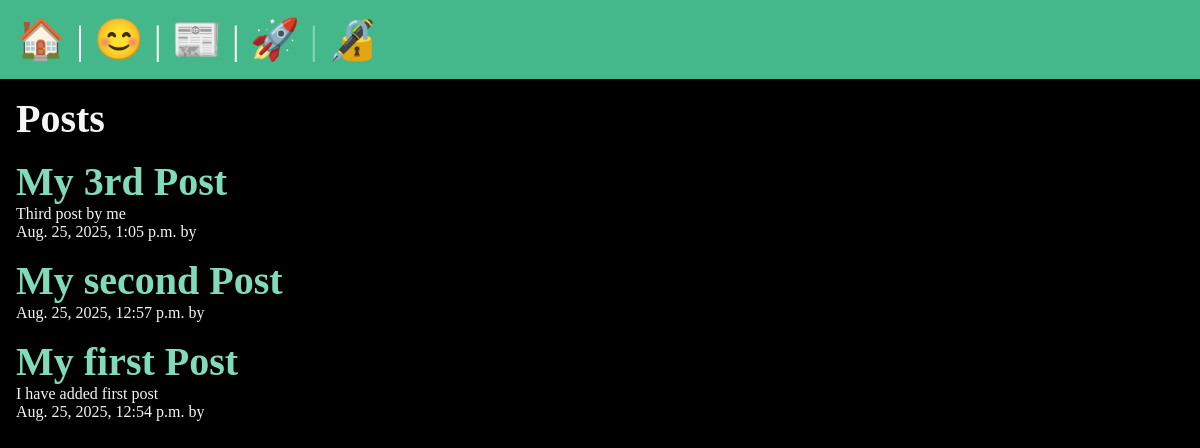
/posts/, run on an earlier commit of the app's database.
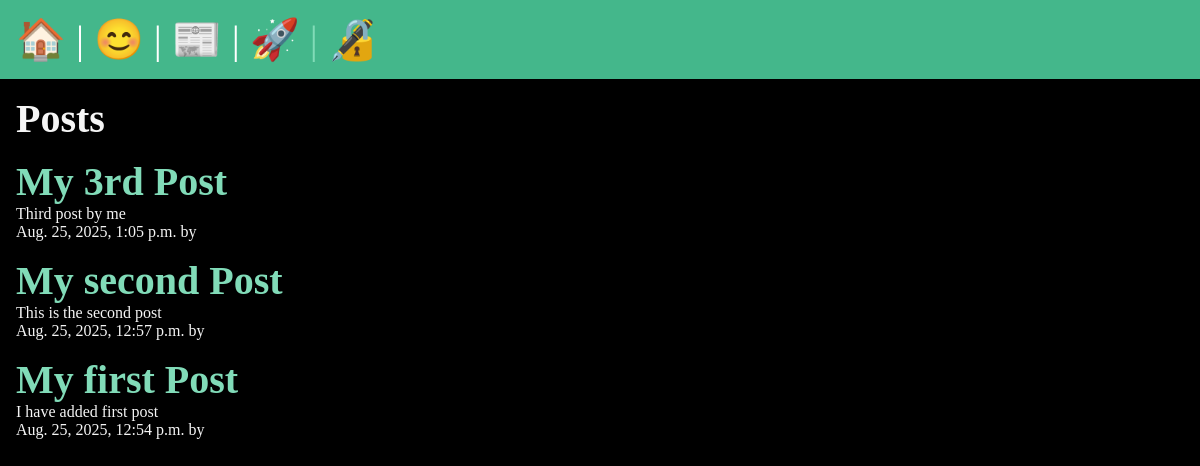
And on a later commit of the database.
### posts/models.py (models this page shows, shortened)
class Post(models.Model):
    title = models.CharField(max_length=20)
    body = models.TextField()
    slug = models.SlugField()
    date = models.DateTimeField(auto_now_add=True) #automatically add date,time when a user posts.
    banner = models.ImageField(default='fallback.png', blank=True)
    author = models.ForeignKey(User, on_delete=models.CASCADE, default=None) #if the user gets deleted all his posts will also get delete

### posts/views.py (the view)
# urls.py: path('', views.posts_lists, name='list'),
def posts_lists(request):
    posts = Post.objects.all().order_by('-date')
    context = {
        'posts': posts,
    }
    return render(request,'posts/posts_list.html',context)

### posts/templates/posts/posts_list.html (shortened to what this page needs)
{% extends "layout.html" %}
{% block content %}
    <section>
        <h1>Posts</h1>
        {% for post in posts %}
            <article class='post'>
                <h2>
                    <a href="{% url 'posts:page' slug=post.slug %}">
                        {{post.title}}
                    </a>
                </h2>
                <p>{{post.body}}</p>
                <p>{{post.date}} by {{post.author}} </p>
            </article>
        {% endfor %}
    </section>
{% endblock content %}

### templates/layout.html (shortened to what this page needs)
<!DOCTYPE html>
{% load static %}
<html lang="en">
<head>
    <link rel="stylesheet" href="{% static 'css/style.css' %}">
</head>
<body>
    <nav>
        <a href="/"><span row="img" aria-label="Home" title="Home">🏠</span></a> |
        <a href="/about"><span row='img' aria-label="Happy" title="Happy">😊</span></a> |
        <a href="{% url 'posts:list' %}"><span row="img" aria-label="Pages" title="Pages">📰</span></a> |
        {% if user.is_authenticated %}
            <a href="{% url 'posts:new-post' %}"><span row="img" aria-label="New Post" title="New Post">🆕</span></a> |
            <form class='logout' action="{% url 'users:logout' %}" method='POST'>
                {% csrf_token %}
                <button class='logout-button' aria-label='User Logout' title='User Logout'>👋</button>
            </form>
        {% else %}
            <a href="{% url 'users:register' %}"><span row="img" aria-label="User Registration" title="User Registration">🚀</span><a> |
            <a href="{% url 'users:login' %}"><span row="img" aria-label="User Login" title="User Login">🔏</span></a>
        {% endif %}
    </nav>
    <main>
        {% block content %}
        {% endblock content %}
    </main>
</body>
</html>

What changed in the data, as far as the page shows it:
changed Post "My second Post": body (not shown) → "This is the second post"
